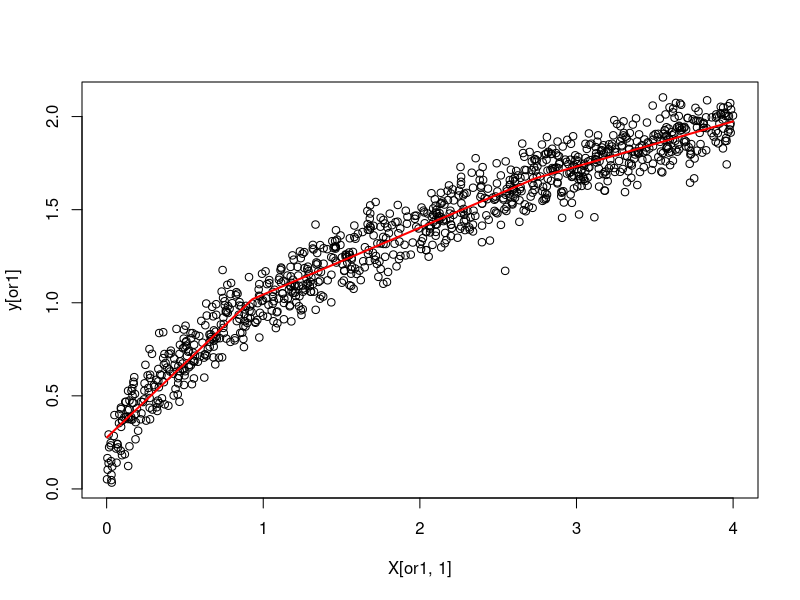

Write R code to recreate this figure.
### MARS ###

#Task 1:

#Auxiliary functions:
hinge_r = function(x,t){
  pmax(0,x-t)
}

hinge_l = function(x,t){
  pmax(0,-(x-t))
}

sim = "1"

if(sim=="1"){
  # Example 1:
  n = 1000
  p = 50
  X = matrix(0,ncol=p,nrow=n)
  for(j in 2:p) X[,j] = rnorm(n)
  X[,1] = runif(n,0,4)
  y = sqrt(X[,1])  + rnorm(n,sd=0.1)
}
if(sim=="2"){
  # Example 2:
  n = 1000
  p = 50
  X = matrix(0,ncol=p,nrow=n)
  for(j in 1:p) X[,j] = rnorm(n)
  y = X[,1]^2  + rnorm(n,sd=0.1)
}
if(sim=="3"){
  #Example 3:
  n = 1000
  p = 50
  X = matrix(0,ncol=p,nrow=n)
  for(j in 1:p) X[,j] = rnorm(n)
  X[,1] = hinge_r(X[,1],0)
  X[,2] = hinge_r(X[,1],1)
  y = X[,1] + X[,2]  + rnorm(n,sd=0.1)
}

if(sim=="4"){
  #Example 4:
  n = 1000
  p = 50
  X = matrix(0,ncol=p,nrow=n)
  for(j in 1:p) X[,j] = rnorm(n)
  y = sin(X[,1])  + rnorm(n,sd=0.1)
}
if(sim=="5"){
  #Example 5:
  n = 1000
  p = 50
  X = matrix(0,ncol=p,nrow=n)
  for(j in 2:p) X[,j] = rnorm(n)
  X[,1]=sort(rnorm(n))
  y = ifelse(X[,1]<0,1,0)
}

library(earth)
d=data.frame(X,y)
#Fit MARS model:
model = earth(y~.,data=d,degree=2,trace=3,penalty=0,minspan=0)
#Model equations:
summary(model, digits = 2, style = "pmax")

#Plots: Y~X and \hat{Y}~X
or1 = order(X[,1])
plot(X[or1,1],y[or1])
lines(X[or1,1],model$fitted.values[or1],type="l",col="red",lwd=2)

#Plot: Y~\hat{Y}
#plot(y[or1],model$fitted.values[or1])
